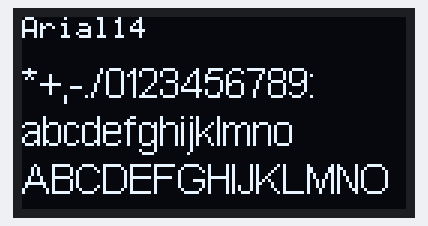
Bench run of a sketch on a simulated Arduino Uno, built with avr-gcc and run on an emulated ATmega328P. On the bench: 128×64 one-colour display.

Above: at 0.1 s.
At 30.2 s:
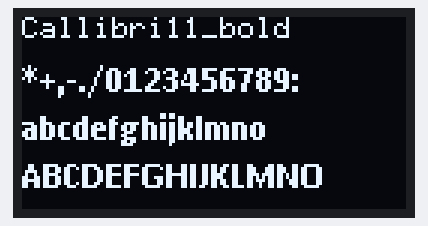
At 40.3 s:
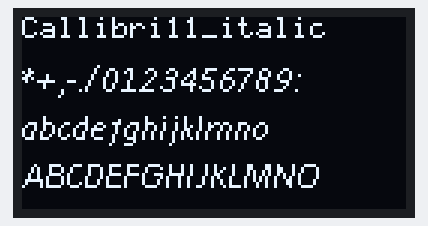
At 60.4 s:
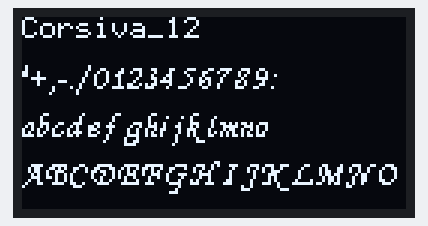
At 90.5 s:
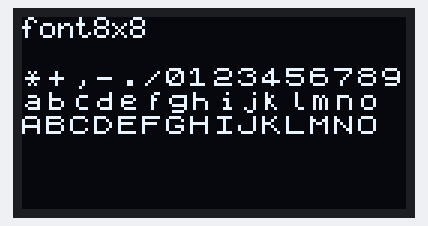
At 120.6 s:
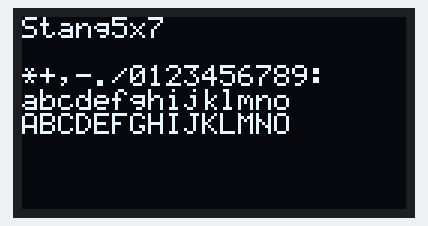

Measured:
- what the display in image 1 shows lasts 10.0 s, from 30.2 s to 40.2 s
- what the display in image 3 shows lasts 10.1 s, from 60.3 s to 70.4 s

The sketch:

FontSamplesWire.ino
```cpp
// Display samples of fonts.
//
#include <Wire.h>
#include "SSD1306Ascii.h"
#include "SSD1306AsciiWire.h"

// 0X3C+SA0 - 0x3C or 0x3D
#define I2C_ADDRESS 0x3C

// Define proper RST_PIN if required.
#define RST_PIN -1

const char* fontName[] = {
  "Arial14",
  "Arial_bold_14",
  "Callibri11",
  "Callibri11_bold",
  "Callibri11_italic",
  "Callibri15",
  "Corsiva_12",
  "fixed_bold10x15",
  "font5x7",
  "font8x8",
  "Iain5x7",
  "lcd5x7",
  "Stang5x7",
  "System5x7",
  "TimesNewRoman16",
  "TimesNewRoman16_bold",
  "TimesNewRoman16_italic",
  "utf8font10x16",
  "Verdana12",
  "Verdana12_bold",
  "Verdana12_italic",
  "X11fixed7x14",
  "X11fixed7x14B",
  "ZevvPeep8x16"
};
const uint8_t* fontList[] = {
  Arial14,
  Arial_bold_14,
  Callibri11,
  Callibri11_bold,
  Callibri11_italic,
  Callibri15,
  Corsiva_12,
  fixed_bold10x15,
  font5x7,
  font8x8,
  Iain5x7,
  lcd5x7,
  Stang5x7,
  System5x7,
  TimesNewRoman16,
  TimesNewRoman16_bold,
  TimesNewRoman16_italic,
  utf8font10x16,
  Verdana12,
  Verdana12_bold,
  Verdana12_italic,
  X11fixed7x14,
  X11fixed7x14B,
  ZevvPeep8x16
};
uint8_t nFont = sizeof(fontList)/sizeof(uint8_t*);

SSD1306AsciiWire oled;
//------------------------------------------------------------------------------
void setup() {
  Wire.begin();
  Wire.setClock(400000L);

#if RST_PIN >= 0
  oled.begin(&Adafruit128x64, I2C_ADDRESS, RST_PIN);
#else // RST_PIN >= 0
  oled.begin(&Adafruit128x64, I2C_ADDRESS);
#endif // RST_PIN >= 0

  for (uint8_t i = 0; i < nFont; i++) {
    oled.setFont(System5x7);
    oled.clear();
    oled.println(fontName[i]);
    oled.println();
    oled.setFont(fontList[i]);
    oled.println("*+,-./0123456789:");
    oled.println("abcdefghijklmno");
    oled.println("ABCDEFGHIJKLMNO");
    delay(10000);
  }
  oled.clear();
  oled.print("Done!");
}
void loop() {}
```
